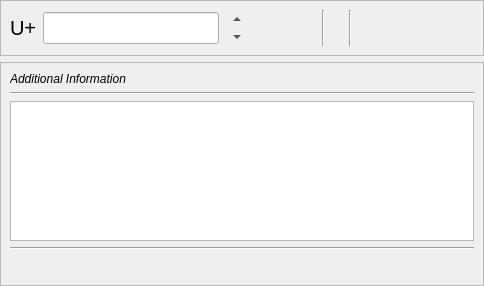
<?xml version="1.0" encoding="UTF-8"?>
<ui version="4.0">
 <author>
SPDX-FileCopyrightText: none
SPDX-License-Identifier: GPL-3.0-or-later OR LicenseRef-KDE-Accepted-GPL
 </author>
 <class>UnicodeWidget_UI</class>
 <widget class="QWidget" name="UnicodeWidget_UI">
  <property name="geometry">
   <rect>
    <x>0</x>
    <y>0</y>
    <width>484</width>
    <height>286</height>
   </rect>
  </property>
  <property name="sizePolicy">
   <sizepolicy hsizetype="Preferred" vsizetype="Expanding">
    <horstretch>0</horstretch>
    <verstretch>0</verstretch>
   </sizepolicy>
  </property>
  <property name="windowTitle">
   <string>Enter Unicode value</string>
  </property>
  <layout class="QGridLayout" name="gridLayout">
   <property name="leftMargin">
    <number>0</number>
   </property>
   <property name="topMargin">
    <number>0</number>
   </property>
   <property name="rightMargin">
    <number>0</number>
   </property>
   <property name="bottomMargin">
    <number>0</number>
   </property>
   <item row="0" column="0">
    <widget class="QFrame" name="frame">
     <property name="sizePolicy">
      <sizepolicy hsizetype="Preferred" vsizetype="Preferred">
       <horstretch>0</horstretch>
       <verstretch>0</verstretch>
      </sizepolicy>
     </property>
     <property name="frameShape">
      <enum>QFrame::StyledPanel</enum>
     </property>
     <property name="frameShadow">
      <enum>QFrame::Raised</enum>
     </property>
     <layout class="QGridLayout" name="gridLayout_2">
      <item row="0" column="0">
       <widget class="QLabel" name="label">
        <property name="sizePolicy">
         <sizepolicy hsizetype="Preferred" vsizetype="Preferred">
          <horstretch>0</horstretch>
          <verstretch>0</verstretch>
         </sizepolicy>
        </property>
        <property name="font">
         <font>
          <pointsize>15</pointsize>
         </font>
        </property>
        <property name="text">
         <string notr="true">U+</string>
        </property>
       </widget>
      </item>
      <item row="0" column="4">
       <spacer name="horizontalSpacer">
        <property name="orientation">
         <enum>Qt::Horizontal</enum>
        </property>
        <property name="sizeHint" stdset="0">
         <size>
          <width>40</width>
          <height>20</height>
         </size>
        </property>
       </spacer>
      </item>
      <item row="0" column="7">
       <widget class="QLabel" name="unicodeChar">
        <property name="sizePolicy">
         <sizepolicy hsizetype="Minimum" vsizetype="Fixed">
          <horstretch>0</horstretch>
          <verstretch>0</verstretch>
         </sizepolicy>
        </property>
        <property name="font">
         <font>
          <pointsize>15</pointsize>
         </font>
        </property>
        <property name="text">
         <string notr="true"/>
        </property>
       </widget>
      </item>
      <item row="0" column="10">
       <spacer name="horizontalSpacer_2">
        <property name="orientation">
         <enum>Qt::Horizontal</enum>
        </property>
        <property name="sizeHint" stdset="0">
         <size>
          <width>40</width>
          <height>20</height>
         </size>
        </property>
       </spacer>
      </item>
      <item row="0" column="11">
       <spacer name="horizontalSpacer_3">
        <property name="orientation">
         <enum>Qt::Horizontal</enum>
        </property>
        <property name="sizeHint" stdset="0">
         <size>
          <width>40</width>
          <height>20</height>
         </size>
        </property>
       </spacer>
      </item>
      <item row="0" column="1">
       <widget class="QLineEdit" name="unicodeNumber">
        <property name="sizePolicy">
         <sizepolicy hsizetype="Preferred" vsizetype="Fixed">
          <horstretch>0</horstretch>
          <verstretch>0</verstretch>
         </sizepolicy>
        </property>
        <property name="font">
         <font>
          <pointsize>15</pointsize>
         </font>
        </property>
        <property name="inputMask">
         <string notr="true"/>
        </property>
        <property name="text">
         <string notr="true"/>
        </property>
        <property name="maxLength">
         <number>7</number>
        </property>
       </widget>
      </item>
      <item row="0" column="8">
       <widget class="Line" name="lineRight">
        <property name="orientation">
         <enum>Qt::Vertical</enum>
        </property>
       </widget>
      </item>
      <item row="0" column="6">
       <widget class="Line" name="lineLeft">
        <property name="orientation">
         <enum>Qt::Vertical</enum>
        </property>
       </widget>
      </item>
      <item row="0" column="5">
       <widget class="QLabel" name="leftChars">
        <property name="text">
         <string notr="true"/>
        </property>
       </widget>
      </item>
      <item row="0" column="9">
       <widget class="QLabel" name="rightChars">
        <property name="text">
         <string notr="true"/>
        </property>
       </widget>
      </item>
      <item row="0" column="2">
       <layout class="QVBoxLayout" name="verticalLayout_5">
        <property name="spacing">
         <number>0</number>
        </property>
        <item>
         <widget class="QToolButton" name="arrowUp">
          <property name="sizePolicy">
           <sizepolicy hsizetype="Fixed" vsizetype="Maximum">
            <horstretch>0</horstretch>
            <verstretch>0</verstretch>
           </sizepolicy>
          </property>
          <property name="maximumSize">
           <size>
            <width>16777215</width>
            <height>18</height>
           </size>
          </property>
          <property name="text">
           <string>...</string>
          </property>
          <property name="autoRaise">
           <bool>true</bool>
          </property>
          <property name="arrowType">
           <enum>Qt::UpArrow</enum>
          </property>
         </widget>
        </item>
        <item>
         <widget class="QToolButton" name="arrowDown">
          <property name="sizePolicy">
           <sizepolicy hsizetype="Fixed" vsizetype="Maximum">
            <horstretch>0</horstretch>
            <verstretch>0</verstretch>
           </sizepolicy>
          </property>
          <property name="maximumSize">
           <size>
            <width>16777215</width>
            <height>18</height>
           </size>
          </property>
          <property name="text">
           <string>...</string>
          </property>
          <property name="autoRaise">
           <bool>true</bool>
          </property>
          <property name="arrowType">
           <enum>Qt::DownArrow</enum>
          </property>
         </widget>
        </item>
       </layout>
      </item>
     </layout>
    </widget>
   </item>
   <item row="1" column="0">
    <widget class="QFrame" name="frame_2">
     <property name="sizePolicy">
      <sizepolicy hsizetype="Preferred" vsizetype="Expanding">
       <horstretch>0</horstretch>
       <verstretch>0</verstretch>
      </sizepolicy>
     </property>
     <property name="frameShape">
      <enum>QFrame::StyledPanel</enum>
     </property>
     <property name="frameShadow">
      <enum>QFrame::Raised</enum>
     </property>
     <layout class="QGridLayout" name="gridLayout_3">
      <item row="0" column="0">
       <widget class="QLabel" name="label_2">
        <property name="font">
         <font>
          <italic>true</italic>
         </font>
        </property>
        <property name="locale">
         <locale language="English" country="UnitedStates"/>
        </property>
        <property name="text">
         <string>Additional Information</string>
        </property>
       </widget>
      </item>
      <item row="1" column="0" colspan="2">
       <widget class="Line" name="line">
        <property name="orientation">
         <enum>Qt::Horizontal</enum>
        </property>
       </widget>
      </item>
      <item row="2" column="0" colspan="2">
       <widget class="QTextBrowser" name="labelInfoText">
        <property name="frameShadow">
         <enum>QFrame::Plain</enum>
        </property>
        <property name="documentTitle">
         <string notr="true"/>
        </property>
        <property name="readOnly">
         <bool>true</bool>
        </property>
        <property name="openExternalLinks">
         <bool>true</bool>
        </property>
        <property name="openLinks">
         <bool>true</bool>
        </property>
       </widget>
      </item>
      <item row="3" column="0" colspan="2">
       <widget class="Line" name="line_4">
        <property name="orientation">
         <enum>Qt::Horizontal</enum>
        </property>
       </widget>
      </item>
      <item row="4" column="0">
       <widget class="QLabel" name="unicode_link">
        <property name="locale">
         <locale language="English" country="UnitedStates"/>
        </property>
        <property name="text">
         <string/>
        </property>
        <property name="wordWrap">
         <bool>false</bool>
        </property>
        <property name="openExternalLinks">
         <bool>true</bool>
        </property>
       </widget>
      </item>
      <item row="4" column="1">
       <spacer name="horizontalSpacer_4">
        <property name="orientation">
         <enum>Qt::Horizontal</enum>
        </property>
        <property name="sizeHint" stdset="0">
         <size>
          <width>43</width>
          <height>20</height>
         </size>
        </property>
       </spacer>
      </item>
     </layout>
    </widget>
   </item>
  </layout>
 </widget>
 <resources/>
 <connections/>
</ui>
